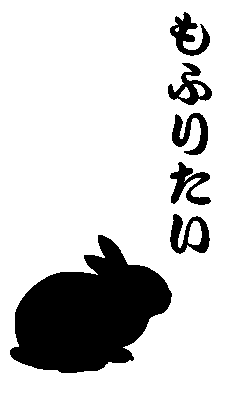
%> input picture two_mohu.png, 239 x 401 px
$ octave noise.m   (GNU Octave 9; MATLAB toolbox functions it lacks are replaced by stand-ins)
%> lines starting %> are read from the running program, lines starting %| are printed output that depends on the picture; in (x1, y1, x2, y2) boxes, pixels count from 0 and x2, y2 are one past the last pixel; in counts of white or black regions, pixels touching at a corner belong together; the program's own positions count from 1
clear;
%-----画像の読み込み-----
gray = imread('two_mohu.png');
%> gray is the input picture: size 401x239 uint8; 81.8% white; 6 black regions, box (x1, y1, x2, y2) and area: (10, 235, 172, 373) 13508, (170, 214, 210, 254) 814, (170, 162, 211, 205) 797, (170, 12, 210, 56) 793, (172, 113, 208, 155) 772, (168, 63, 212, 105) 743
[x, y] = size(gray);                         %画像のサイズを取得
%> x = 401; y = 239
img2 = gray;                                    %インパルス雑音用に画像データコピー
img3 = gray;                                    %白色ガウス雑音用に画像データコピー
%-----インパルス雑音の付与-----
rd=rand(x, y);                                 %画像のサイズ分の乱数市衛生
black=(rd>0.01);                               %黒を生起確率1%で発生
white=(rd>0.99)*255;                           %白を生起確率1%で発生
img2 = img2 .* uint8(black); %画像に黒を付与
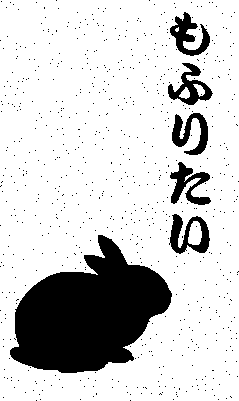
%> img2: size 401x239 uint8; 81% white; 714 black regions (708 under 20 px), largest, box (x1, y1, x2, y2) and area: (10, 235, 172, 373) 13511, (169, 214, 210, 254) 819, (170, 162, 211, 205) 803, (170, 12, 210, 56) 796, (172, 113, 208, 155) 775, (168, 63, 213, 105) 745
img2 = img2 + uint8(white);  %画像に白を付与
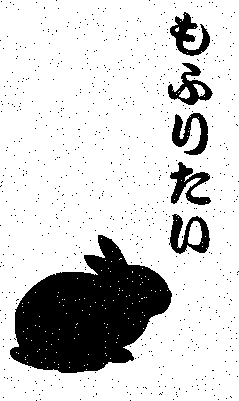
%> img2: size 401x239 uint8; 81.2% white; 714 black regions (708 under 20 px), largest, box (x1, y1, x2, y2) and area: (10, 235, 172, 373) 13377, (169, 214, 210, 254) 810, (170, 162, 211, 205) 795, (170, 12, 210, 56) 789, (172, 113, 208, 155) 769, (168, 63, 213, 105) 738
%-----白色ガウス雑音の付与-----
rd2 = randn(x, y) * 10;                        %白色ガウス雑音を標準偏差10として生成
img3 = img3 + uint8(rd2);    %白色ガウス雑音を画像に付与
%-----画像の表示-----
figure(1);                                     %フレームの分割
imshow(img2);                         %インパルス雑音を付与した画像表示
figure(2);                                     %フレームの分割
imshow(img3);                         %白色ガウス雑音を付与した画像表示
%-----画像の保存(管理者権限が必要)-----
imwrite(img2,'inp.png');                       %インパルス雑音を付与した画像保存
imwrite(img3,'gau.png');                       %白色ガウス雑音を付与した画像保存
